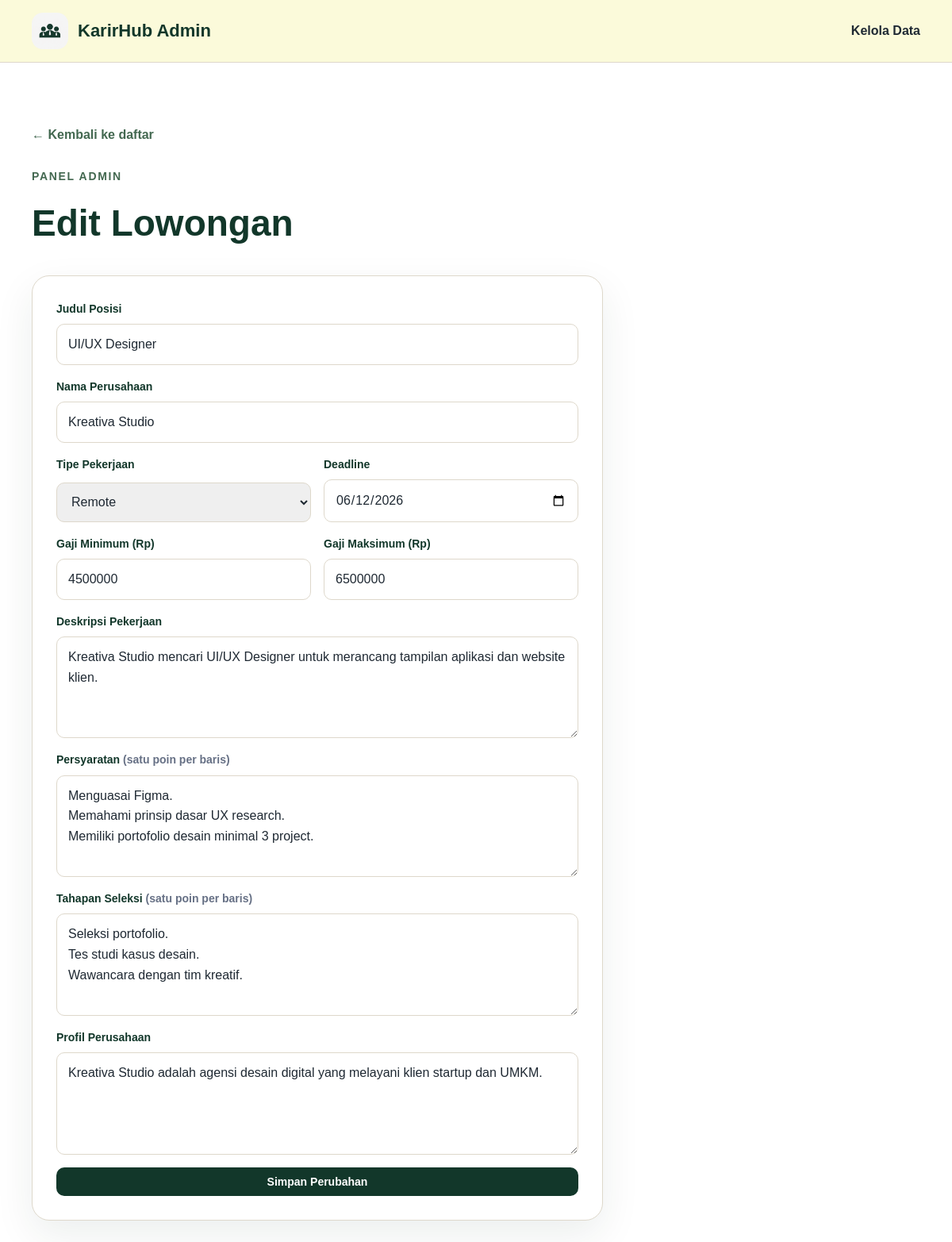
The app's page /admin/edit.php?id=2 with its own data.
### tables this page shows
CREATE TABLE IF NOT EXISTS lowongan (
  id INT AUTO_INCREMENT PRIMARY KEY,
  judul_posisi VARCHAR(150) NOT NULL,
  nama_perusahaan VARCHAR(150) NOT NULL,
  tipe_pekerjaan ENUM('Full-time','Remote','Hybrid') NOT NULL DEFAULT 'Full-time',
  gaji_min INT NOT NULL,
  gaji_max INT NOT NULL,
  deadline DATE NOT NULL,
  deskripsi TEXT,
  persyaratan TEXT,
  tahapan_seleksi TEXT,
  profil_perusahaan TEXT,
  created_at TIMESTAMP DEFAULT CURRENT_TIMESTAMP
);

### admin/edit.php (the view, shortened to what this page needs)
<?php
require "../config/koneksi.php";
$id = isset($_GET["id"]) ? (int) $_GET["id"] : 0;
$query = "SELECT * FROM lowongan WHERE id = ?";
$stmt  = mysqli_prepare($koneksi, $query);
mysqli_stmt_bind_param($stmt, "i", $id);
mysqli_stmt_execute($stmt);
$hasil = mysqli_stmt_get_result($stmt);
$data  = mysqli_fetch_assoc($hasil);
?>
<!DOCTYPE html>
<html lang="id">
<head>
  <link rel="stylesheet" href="../assets/css/style.css" />
</head>
<body>
  <header class="page-header">
    <nav class="nav container">
      <a href="../index.php" class="brand">
        <img src="../assets/img/logo.png" alt="Logo KarirHub" />
        <span>KarirHub Admin</span>
      </a>
      <ul class="menu">
        <li><a href="index.php">Kelola Data</a></li>
      </ul>
    </nav>
  </header>
  <main class="section container">
    <a class="back-link" href="index.php">← Kembali ke daftar</a>
    <div class="section-title">
      <p class="label">Panel Admin</p>
      <h2>Edit Lowongan</h2>
    </div>
    <form class="form-card" action="proses_edit.php" method="post">
      <div class="form-group">
        <label for="judul_posisi">Judul Posisi</label>
        <input type="text" id="judul_posisi" name="judul_posisi" value="<?= htmlspecialchars($data['judul_posisi']) ?>" required />
      </div>
      <div class="form-group">
        <label for="nama_perusahaan">Nama Perusahaan</label>
        <input type="text" id="nama_perusahaan" name="nama_perusahaan" value="<?= htmlspecialchars($data['nama_perusahaan']) ?>" required />
      </div>
      <div class="form-row">
        <div class="form-group">
          <label for="tipe_pekerjaan">Tipe Pekerjaan</label>
          <select id="tipe_pekerjaan" name="tipe_pekerjaan" required>
            <?php foreach (["Full-time", "Remote", "Hybrid"] as $opsi): ?>
              <option value="<?= $opsi ?>" <?= $data['tipe_pekerjaan'] === $opsi ? "selected" : "" ?>><?= $opsi ?></option>
            <?php endforeach; ?>
          </select>
        </div>
        <div class="form-group">
          <label for="deadline">Deadline</label>
          <input type="date" id="deadline" name="deadline" value="<?= $data['deadline'] ?>" required />
        </div>
      </div>
      <div class="form-row">
        <div class="form-group">
          <label for="gaji_min">Gaji Minimum (Rp)</label>
          <input type="number" id="gaji_min" name="gaji_min" min="0" value="<?= $data['gaji_min'] ?>" required />
        </div>
        <div class="form-group">
          <label for="gaji_max">Gaji Maksimum (Rp)</label>
          <input type="number" id="gaji_max" name="gaji_max" min="0" value="<?= $data['gaji_max'] ?>" required />
        </div>
      </div>
      <div class="form-group">
        <label for="deskripsi">Deskripsi Pekerjaan</label>
        <textarea id="deskripsi" name="deskripsi" rows="4" required><?= htmlspecialchars($data['deskripsi']) ?></textarea>
      </div>
      <div class="form-group">
        <label for="persyaratan">Persyaratan <span class="muted">(satu poin per baris)</span></label>
        <textarea id="persyaratan" name="persyaratan" rows="4" required><?= htmlspecialchars($data['persyaratan']) ?></textarea>
      </div>
      <div class="form-group">
        <label for="tahapan_seleksi">Tahapan Seleksi <span class="muted">(satu poin per baris)</span></label>
        <textarea id="tahapan_seleksi" name="tahapan_seleksi" rows="4" required><?= htmlspecialchars($data['tahapan_seleksi']) ?></textarea>
      </div>
      <div class="form-group">
        <label for="profil_perusahaan">Profil Perusahaan</label>
        <textarea id="profil_perusahaan" name="profil_perusahaan" rows="4" required><?= htmlspecialchars($data['profil_perusahaan']) ?></textarea>
      </div>
      <button type="submit" class="btn btn-primary">Simpan Perubahan</button>
    </form>
  </main>
</body>
</html>

### assets/css/style.css (style rules this page uses)
* { box-sizing: border-box; }
:root { --dark: #12372A; --green: #436850; --sage: #ADBC9F; --cream: #FBFADA; --paper: #F6F3EE; --text: #1F2933; --muted: #667085; --line: #DED8CB; --white: #FFFFFF; }
body { margin: 0; font-family: Arial, Helvetica, sans-serif; color: var(--text); background: var(--white); line-height: 1.6; }
img { max-width: 100%; display: block; }
a { color: inherit; text-decoration: none; }
.container { width: min(1120px, calc(100% - 32px)); margin: auto; }
.page-header { background: var(--cream); border-bottom: 1px solid var(--line); }
.nav { min-height: 78px; display: flex; align-items: center; justify-content: space-between; gap: 24px; }
.brand { display: flex; align-items: center; gap: 12px; font-size: 22px; font-weight: 800; color: var(--dark); }
.brand img { width: 46px; height: 46px; border-radius: 14px; }
.menu { display: flex; gap: 28px; padding: 0; margin: 0; list-style: none; font-weight: 700; }
.label { margin: 0 0 12px; color: var(--green); font-size: 14px; font-weight: 800; letter-spacing: .12em; text-transform: uppercase; }
.section { padding: 78px 0; }
.section-title { margin-bottom: 28px; }
.section-title h2 { margin: 0; color: var(--dark); font-size: clamp(30px, 4vw, 46px); }
.muted { color: var(--muted); }
.back-link { display: inline-block; margin-bottom: 28px; color: var(--green); font-weight: 800; }
.btn { display: inline-flex; align-items: center; justify-content: center; padding: 10px 18px; border: 0; border-radius: 10px; font-weight: 800; font-size: 14px; cursor: pointer; text-decoration: none; }
.btn-primary { color: var(--white); background: var(--dark); }
.form-card { display: grid; gap: 16px; max-width: 720px; padding: 30px; background: var(--white); border: 1px solid var(--line); border-radius: 22px; box-shadow: 0 18px 50px rgba(18, 55, 42, .08); }
.form-row { display: grid; grid-template-columns: 1fr 1fr; gap: 16px; }
.form-group { display: grid; gap: 8px; }
.form-group label { color: var(--dark); font-weight: 800; font-size: 14px; }
.form-group input, .form-group select, .form-group textarea { width: 100%; padding: 12px 14px; border: 1px solid var(--line); border-radius: 10px; font: inherit; color: var(--text); }
.form-group textarea { resize: vertical; }

### records on screen
lowongan: judul_posisi "UI/UX Designer", nama_perusahaan "Kreativa Studio", tipe_pekerjaan "Remote", deadline "06/12/2026", gaji_min "4500000", gaji_max "6500000", deskripsi "Kreativa Studio mencari UI/UX Designer untuk merancang tampilan aplikasi dan website klien.", persyaratan "Menguasai Figma. Memahami prinsip dasar UX research. Memiliki portofolio desain minimal 3 project.", tahapan_seleksi "Seleksi portofolio. Tes studi kasus desain. Wawancara dengan tim kreatif.", profil_perusahaan "Kreativa Studio adalah agensi desain digital yang melayani klien startup dan UMKM."
